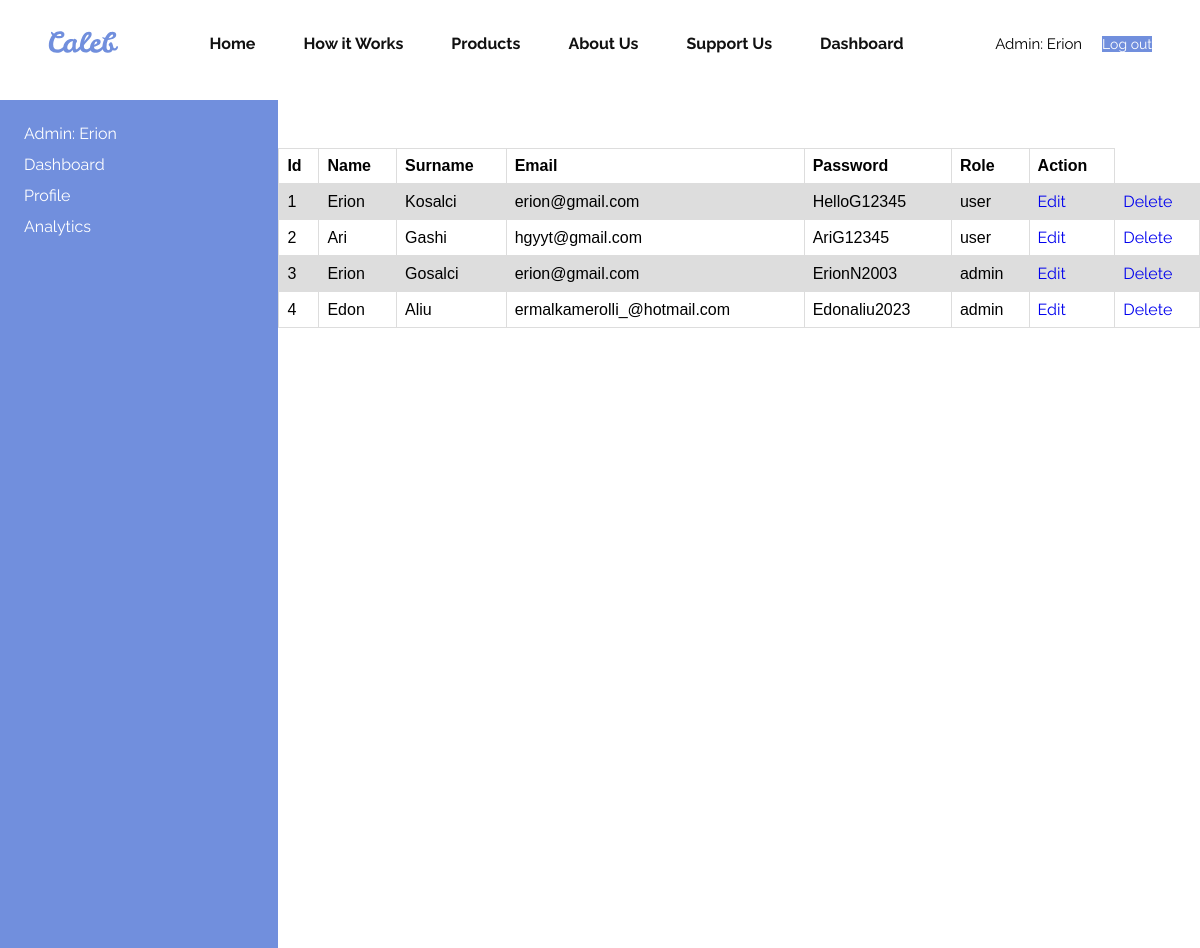
The page /dashboard.php (signed in) on the database its author committed.
### tables this page shows
CREATE TABLE `accounts` (
  `id` int(11) NOT NULL,
  `name` varchar(25) NOT NULL,
  `surname` varchar(25) NOT NULL,
  `email` varchar(30) NOT NULL,
  `password` varchar(25) NOT NULL,
  `role` varchar(5) NOT NULL
);

### userRepository.php (called while the page is built, shortened)
<?php
class UserRepository {
    private $connection;
    function __construct() {
        $conn = new DatabaseConnection();
        $this->connection = $conn->startConnection();
    }
    function getAllUsers(){
        $conn = $this->connection;
        $sql = "SELECT * FROM accounts";
        $statement = $conn->query($sql);
        $users = $statement->fetchAll();
        return $users;
    }
}
?>

### dashboard.php (the view, shortened to what this page needs)
<!DOCTYPE html>
<html lang="en">
<head>
    <link rel="stylesheet" href="style.css">
    <link rel="stylesheet" href="./CSS/navbar.css">
    <link rel="stylesheet" href="./CSS/banner.css">
    <link rel="stylesheet" href="./CSS/second-banner.css">
    <link rel="stylesheet" href="./CSS/paragraf-banner.css">
    <link rel="stylesheet" href="./CSS/flexbox.css">
    <link rel="stylesheet" href="./CSS/howitworks.css">
    <link rel="stylesheet" href="./CSS/blog.css">
    <link rel="stylesheet" href="./CSS/products.css">
    <link rel="stylesheet" href="./CSS/footer.css">
    <link rel="stylesheet" href="./CSS/dashboard.css">
</head>
<body>
<div class="navbar">
        <div class="logoHolder">
            <a class="logo" href="adminHome.php"></a>
        </div>
        <div class="nav-links">
            <a href="adminHome.php">Home</a>
            <a href="adminHowitworks.php">How it Works</a>
            <a href="adminProducts.php">Products</a>
            <a href="adminAboutUs.php">About Us</a>
            <a href="adminSuportUs.php">Support Us</a>
            <a href="#">Dashboard</a>
        </div>
        <div class="nav-auth">
            <h3 class="hrOfUser"><?php echo " Admin: ".$_SESSION['name']."<br>" ?></h3>
            <a class="register"  href="logout.php">Log out</a>
        </div>
    </div>
    <div class="dashboard">
        <div class="leftSideDashboard sidebar">
            <p><?php echo " Admin: ".$_SESSION['name']."" ?></p>
            <a>Dashboard</a>
            <a>Profile</a>
            <a>Analytics</a>
        </div>
        <div class="rightSideDashboard">
        <table class="tableDashboard">
                <tr>
                    <th>Id</th>
                    <th>Name</th>
                    <th>Surname</th>
                    <th>Email</th>
                    <th>Password</th>
                    <th>Role</th>
                    <th>Action</th>
                </tr>
                <?php
             include_once 'userRepository.php';
             $userRepository = new UserRepository();
             $users = $userRepository->getAllUsers();
             foreach($users as $user){
                echo
                "
                <tr>
                     <td>$user[id]</td>
                     <td>$user[name]</td>
                     <td>$user[surname] </td>
                     <td>$user[email] </td>
                     <td>$user[password] </td>
                     <td>$user[role] </td>
                     <td><a href='edit.php?id=$user[id]'>Edit</a> </td>
                     <td><a href='delete.php?id=$user[id]'>Delete</a></td>
                </tr>
                ";
             }
                ?>
                </table>
        </div>
    </div>
</body>
</html>

### style.css (style rules this page uses)
* { margin: 0; padding: 0; }
:root { --mainColor : #718FDD; }
a { text-decoration: none; }
p { font-family: "rRegular"; }
a { font-family: "rRegular"; }

### CSS/navbar.css (style rules this page uses)
.navbar { width: 92%; padding: 0 4%; height: 88px; background-color: #ffffff; position: fixed; top: 0; left: 0; z-index: 1; display: flex; justify-content: space-between; align-items: center; }
.logo { content: url("../assets/images/logo.svg"); width: max(70px,5vw); height: max(70px,5vw); }
.nav-links { display: flex; gap: max(20px,4vw); align-items: center; }
.nav-links a { color: #111111; font-family: "rBold" !important; border-bottom: 2px solid transparent; transition: 0.3s ease-in; font-size: max(16px,0.9vw); }
.nav-auth { display: flex; gap: max(20px,1vw); }
.register { background-color: var(--mainColor); color: #ffffff; }
.register,.signIn { font-size: max(14px,0.8vw); }

### CSS/dashboard.css (style rules this page uses)
.dashboard { margin-top: 100px; padding: 0 ; }
.leftSideDashboard { width: 20%; height: 100vh; background-color: var( --mainColor); }
.leftSideDashboard a, .leftSideDashboard p { color: #ffffff; }
.rightSideDashboard { width: 80%; }
.sidebar { padding: 2%; display: flex; flex-direction: column; gap: max(10px,1vw); }
.sidebar a { cursor: pointer; transition: 0.3s ease; }
.dashboard { display: flex; }
.rightSideDashboard { padding: 4% 0; }

### dashboard.php (style rules this page uses)
.nav-auth { align-items: center; }
.hrOfUser { font:max(15px,1vw) "rRegular"; }
table { font-family: arial, sans-serif; border-collapse: collapse; width: 100%; }
td, th { border: 1px solid #dddddd; text-align: left; padding: 8px; }
tr:nth-child(even) { background-color: #dddddd; }

### rows shown on the page
accounts: id "1", name "Erion", surname "Kosalci", email "erion@gmail.com", password "HelloG12345", role "user"
accounts: id "2", name "Ari", surname "Gashi", email "hgyyt@gmail.com", password "AriG12345", role "user"
accounts: id "3", name "Erion", surname "Gosalci", email "erion@gmail.com", password "ErionN2003", role "admin"
accounts: id "4", name "Edon", surname "Aliu", email "ermalkamerolli_@hotmail.com", password "Edonaliu2023", role "admin"

### other values the page prints
$_SESSION['name'] "Erion"
